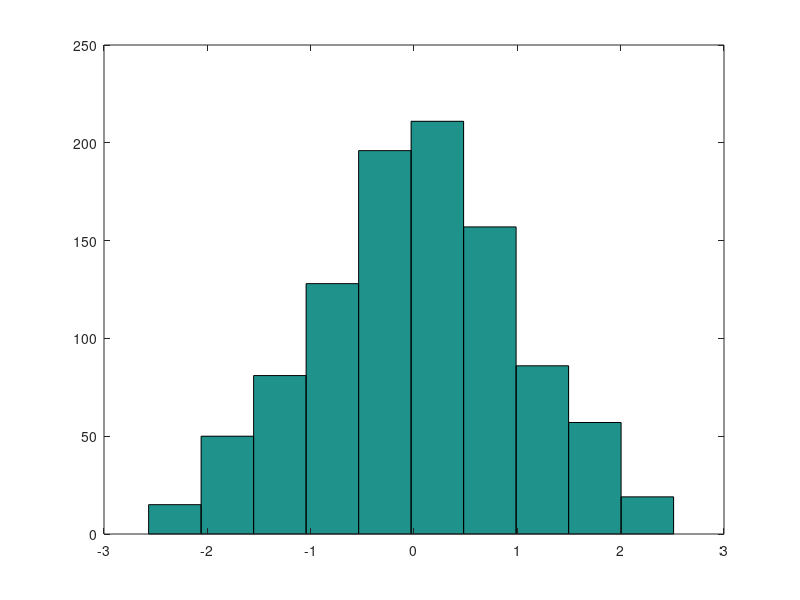

This chart was generated by the following MATLAB code:
X= "Hello World";
disp(X); %Output
a = input("dame un numero: "); #Input
disp(a);

#Matriz
disp('Matrices');
m=[1 2 3; 4 5 6];
disp(m);
disp('Tamano de la matriz(filas columnas)');
size(m) #numero de filas y columnas de la matriz
disp('elemento de la fila 1 columna 2');
m(1,2)#imprime el elemento de la fila 1 y columna 2, en octave no hay elemento 0
disp('Matriz de unos');
ones(3,4) #Matriz de unos ( si dejo el ; despues de la funcion no imprime)
disp('Matriz de Ceros');
zeros(3,4) #Matriz de Ceros
disp('Matriz de numeros aletorios');
rand(2,5) #Matriz de numeros aletorios
disp('Matriz identidad');
eye(5) # Matriz identidad
disp('Cuadros magicos');
magic(3) #Cuadros magicos (suman la misma catidad por filas, columnas o diagonales)

#Vector
disp('Vectores');
v = [1 2 3 4 5 6]; #( si dejo el ; despues de la funcion no imprime)
disp(v);
disp('tamano');
length(v) #te da el tamaño del vector (no sirve con matrices)
v= 1:9 #Vector de uno a nueve
v= 1:0.1:2 #Vector empieza en 1 se le suma 0.1 y llega a 2

#Grafica y distribucion normal
disp('#Grafica y distribucion normal');
X= randn(1, 1000); # distribucion normal
hist(X) #grafica
